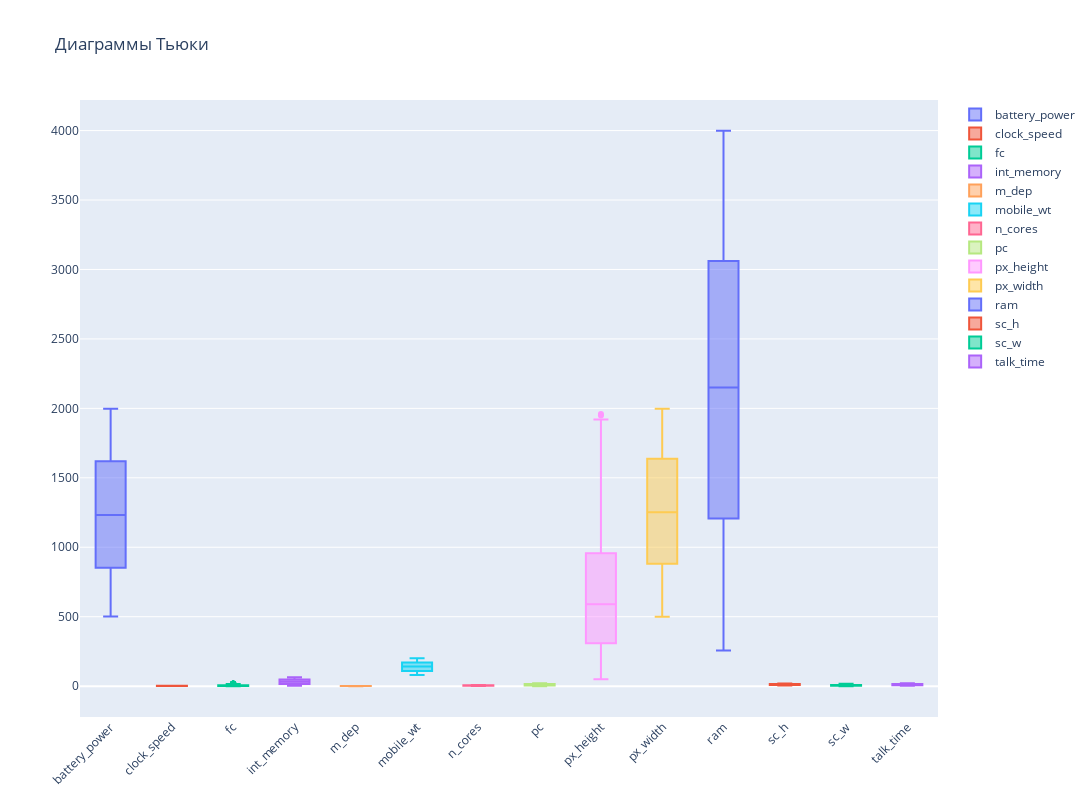

The notebook cell this image was saved under:
### Markdown cell above
# Анализ признаков для модели

### Code cell
fig = go.Figure()

for col in numeric_features:
    fig.add_trace(go.Box(y=df[col], name=col))

fig.update_layout(
    title='Диаграммы Тьюки',
    xaxis_tickangle=-45,
    width=1500,
    height=800
)

fig.write_image('numeric_features_boxplot.png')

fig.show()

### Figure 1 — Plotly figure (JSON) as saved in the notebook; plotly's stock layout.template omitted (floating-point values rounded to 4 significant figures; data arrays with more than 128 entries replaced by an {"elided": "..."} marker saying what was removed)
{"data": [{"name": "battery_power", "type": "box", "y": {"elided": "1935 int values"}}, {"name": "clock_speed", "type": "box", "y": {"elided": "1935 float values"}}, {"name": "fc", "type": "box", "y": {"elided": "1935 int values"}}, {"name": "int_memory", "type": "box", "y": {"elided": "1935 int values"}}, {"name": "m_dep", "type": "box", "y": {"elided": "1935 float values"}}, {"name": "mobile_wt", "type": "box", "y": {"elided": "1935 int values"}}, {"name": "n_cores", "type": "box", "y": {"elided": "1935 int values"}}, {"name": "pc", "type": "box", "y": {"elided": "1935 int values"}}, {"name": "px_height", "type": "box", "y": {"elided": "1935 int values"}}, {"name": "px_width", "type": "box", "y": {"elided": "1935 int values"}}, {"name": "ram", "type": "box", "y": {"elided": "1935 int values"}}, {"name": "sc_h", "type": "box", "y": {"elided": "1935 int values"}}, {"name": "sc_w", "type": "box", "y": {"elided": "1935 int values"}}, {"name": "talk_time", "type": "box", "y": {"elided": "1935 int values"}}], "layout": {"height": 800, "title": {"text": "Диаграммы Тьюки"}, "width": 1500, "xaxis": {"tickangle": -45}}}
